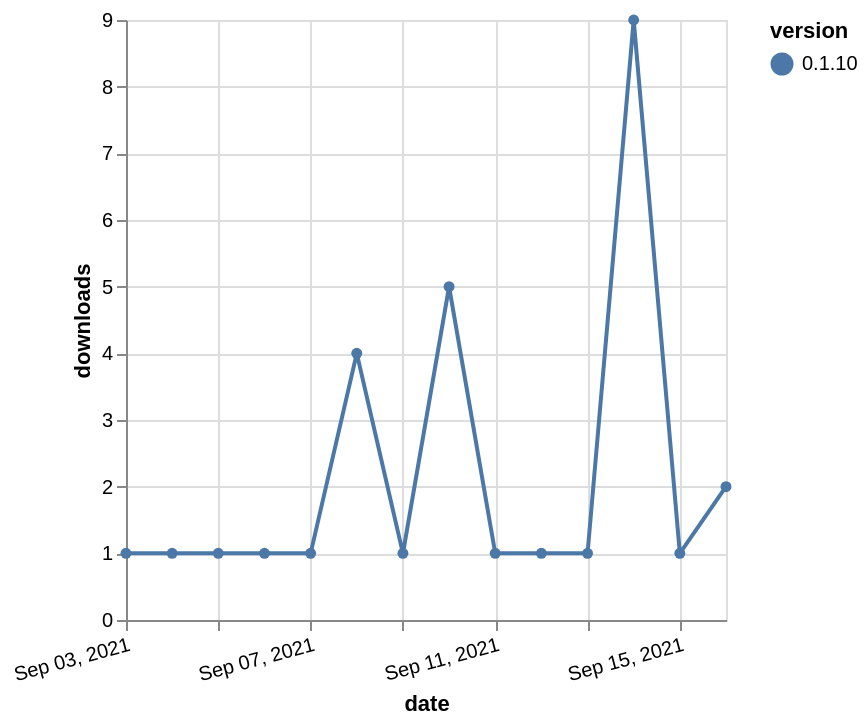

The Vega-Lite source for this figure:
### Vega-Lite specification from a JSON file in a GitHub repository (floating-point values rounded to 4 significant figures)
{"$schema": "https://vega.github.io/schema/vega-lite/v5.json", "description": "A simple bar chart with embedded data.", "data": {"values": [{"date": "2021-09-03", "total": 278, "delta": 1, "version": "0.1.10"}, {"date": "2021-09-04", "total": 279, "delta": 1, "version": "0.1.10"}, {"date": "2021-09-05", "total": 280, "delta": 1, "version": "0.1.10"}, {"date": "2021-09-06", "total": 281, "delta": 1, "version": "0.1.10"}, {"date": "2021-09-07", "total": 282, "delta": 1, "version": "0.1.10"}, {"date": "2021-09-08", "total": 286, "delta": 4, "version": "0.1.10"}, {"date": "2021-09-09", "total": 287, "delta": 1, "version": "0.1.10"}, {"date": "2021-09-10", "total": 292, "delta": 5, "version": "0.1.10"}, {"date": "2021-09-11", "total": 293, "delta": 1, "version": "0.1.10"}, {"date": "2021-09-12", "total": 294, "delta": 1, "version": "0.1.10"}, {"date": "2021-09-13", "total": 295, "delta": 1, "version": "0.1.10"}, {"date": "2021-09-14", "total": 304, "delta": 9, "version": "0.1.10"}, {"date": "2021-09-15", "total": 305, "delta": 1, "version": "0.1.10"}, {"date": "2021-09-16", "total": 307, "delta": 2, "version": "0.1.10"}]}, "width": "container", "mark": {"type": "line", "point": {"filled": true}}, "encoding": {"x": {"field": "date", "type": "temporal", "timeUnit": "yearmonthdate", "title": "date", "axis": {"labelAngle": -15}}, "y": {"field": "delta", "type": "quantitative", "title": "downloads"}, "color": {"field": "version", "type": "nominal"}, "tooltip": {"field": "delta"}}}
